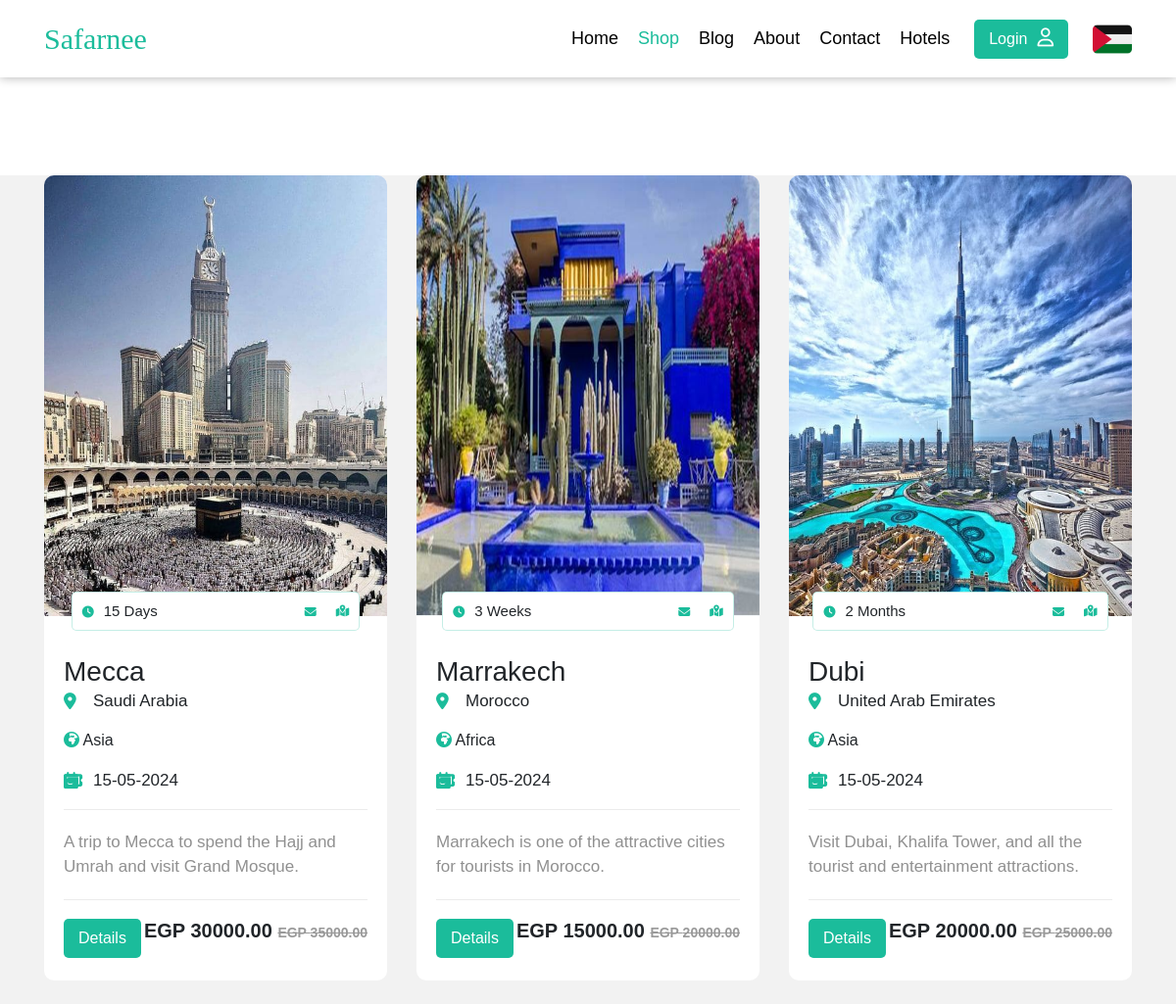
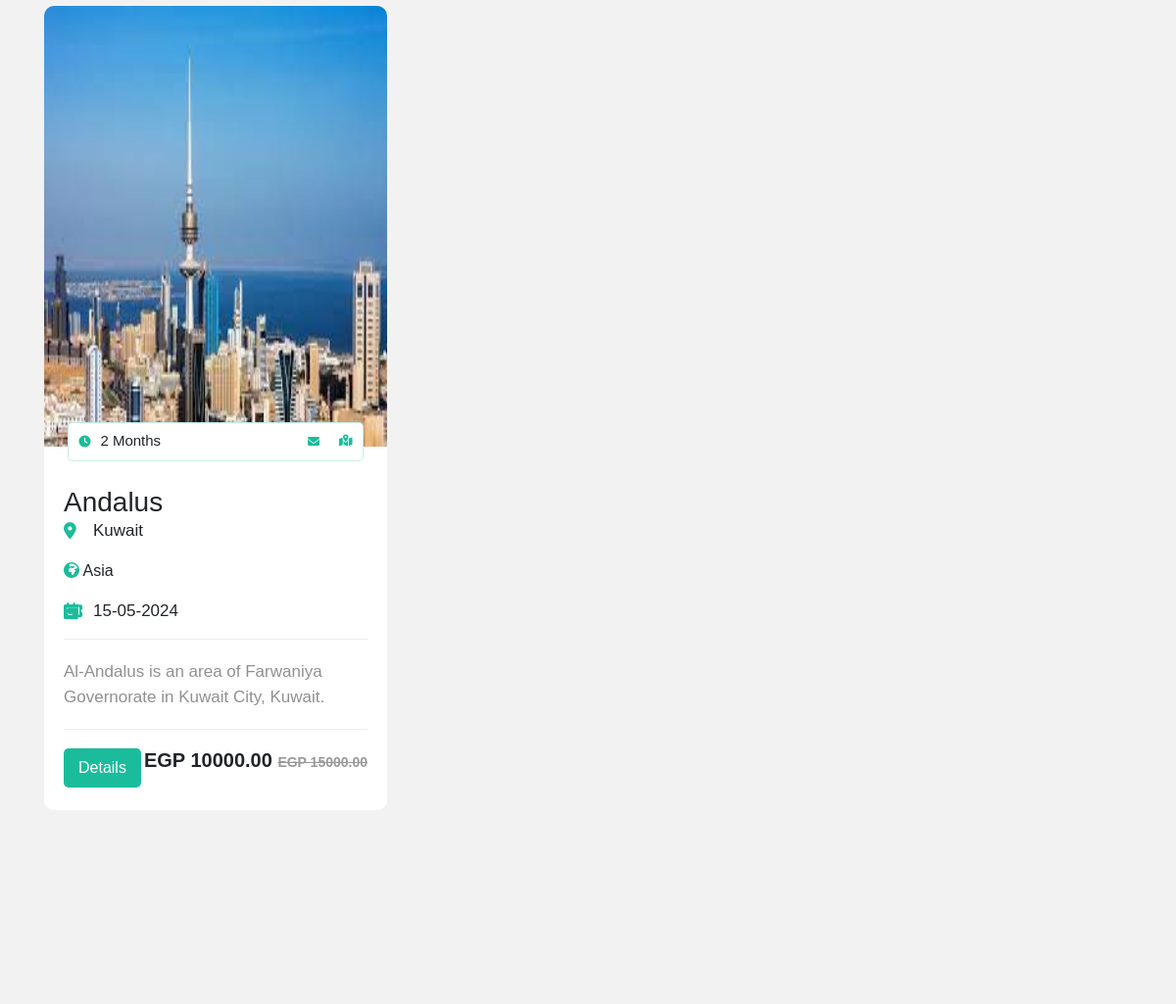
The page /shop/ (upper part) on the database as committed earlier (2 pictures, top to bottom).
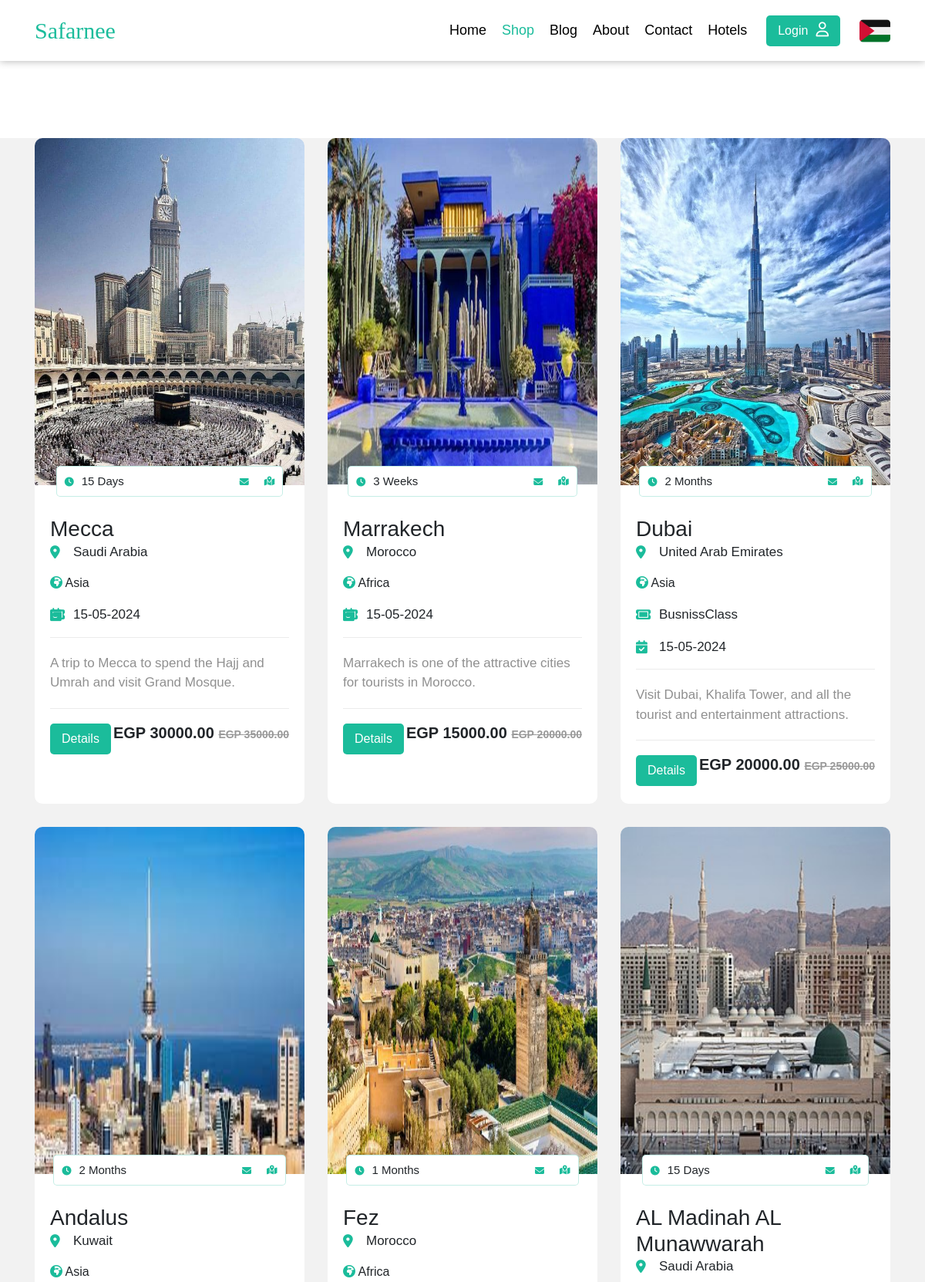
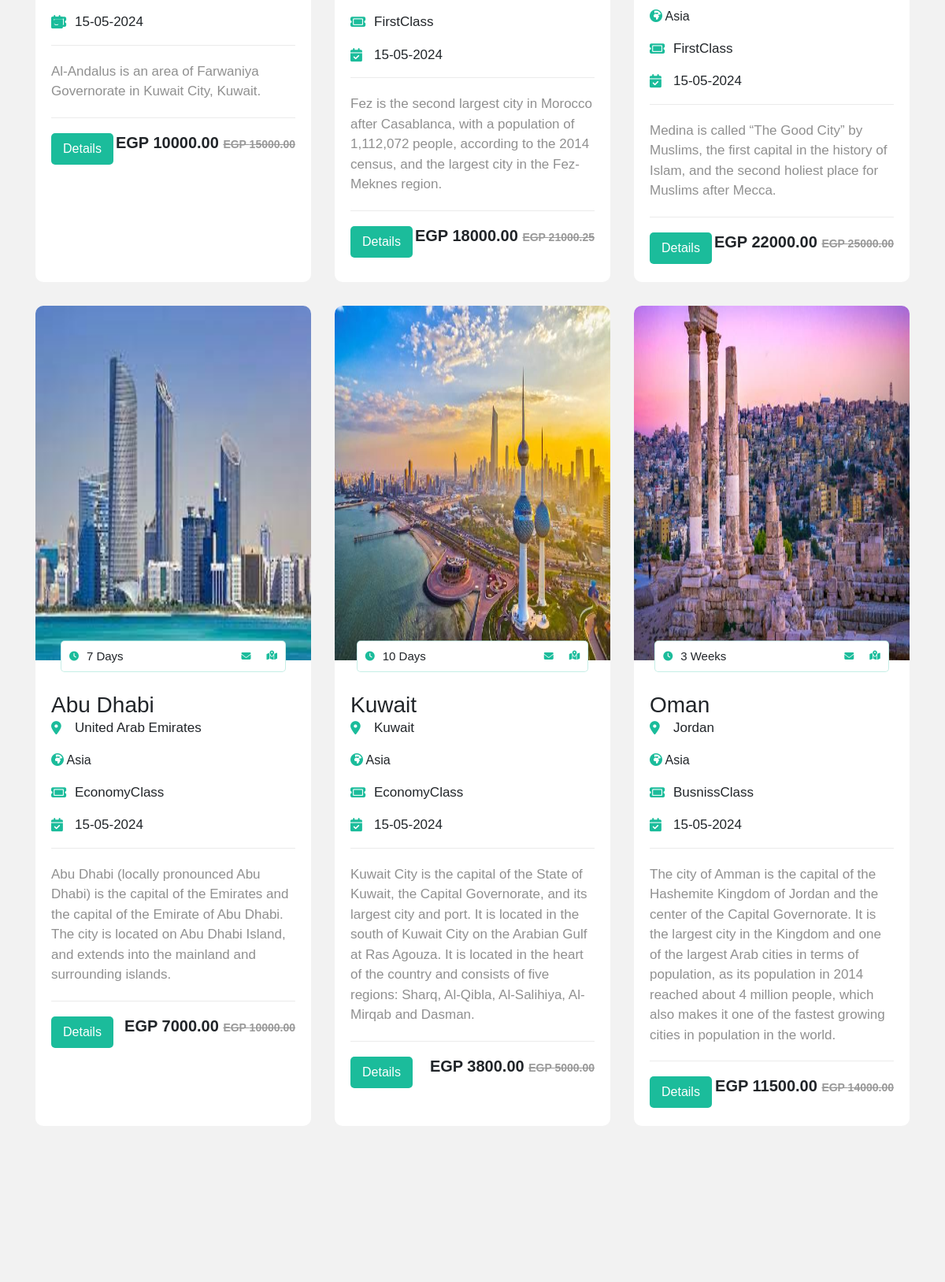
The same page on the database as committed later (2 pictures, top to bottom).
### home/models.py (models this page shows, shortened)
class Place(models.Model):
    city = models.CharField(max_length=30)
    continent = models.CharField(max_length=30,choices=continent)
    country = models.CharField(max_length=30)
    image = models.ImageField(upload_to=image_upload)
    description = models.TextField()
    price = models.DecimalField(max_digits=8, decimal_places=2)
    discount=models.DecimalField(max_digits=8, decimal_places=2)
    period=models.CharField(max_length=30,choices=period)
    duration=models.IntegerField(null=True,blank=True)
    source=models.CharField( max_length=50,choices=source)
    date=models.DateField(auto_now=False, auto_now_add=False)
    flight_class=models.CharField(max_length=50,choices=flight_class)
    slug=models.SlugField(blank=True,null=True)

### shop/views.py (the view)
# urls.py: path('shop', include('shop.urls')),
def shop(request):
    if request.method == 'POST':
        selected_country = request.POST.get('destination')
        if selected_country:
            places = Place.objects.filter(country=selected_country)
        else:
            places = Place.objects.all()
    else:
        places = Place.objects.all()
    context = {
        'places': places
    }
    return render(request, 'shop.html', context)

### shop/templates/shop.html (shortened to what this page needs)
{% extends 'base.html' %}
{% load static %}
{% block add %}
<link rel="stylesheet" href="{% static 'CSS/shop.css' %}">
{% endblock add %}
{% block content %}
<div class="travel" id="travel" >
  <div class="container" >
    <div class="box">
      {% for place in places %}
          <div class="package box-1">
            <a href="{% url 'detail' slug=place.slug %}">
            <div class="image">
              <img src="{{place.image.url}}" alt="" />
            </div>
          </a>
            <div class="time">
              <i class="fa-sharp fa-solid fa-clock fa-xs"></i>
              <span>{{place.duration}} {{place.period}}</span>
              <i
                class="fa-solid fa-envelope fa-xs"
                onClick="showFormRequest()"
              ></i>
              <a href="#" title="map"
                ><i class="fa-solid fa-map-location-dot fa-xs"></i
              ></a>
            </div>
            <div class="text">
              <h3>{{place.city}}</h3>
               <p class="location">{{place.country}}</p>
               <p><i class="fa-solid fa-earth-africa" style="color: var(--main-color)"></i> {{place.continent}}</p>
               <p class="ticket" title="Ticket">{{place.flight_class}}</p>
               <p class="calendar" title="Take-off time">{{place.date|date:"d-m-Y"}}</p>
              <p class="description">
                {{place.description}}
              </p>
              <div class="price">
                <a href="{% url 'detail' slug=place.slug %}">
                <button class="btn">Details</button>
              </a>
                <p>EGP {{place.price}} <span>EGP {{place.discount}}</span></p>
              </div>
            </div>
          </div>
          {% endfor %}
    </div>
  </div>
</div>
{% endblock content %}

### templates/base.html (shortened to what this page needs)
{% load static %}
{% load bootstrap4 %}
<!DOCTYPE html>
<html lang="en">
  <head>
    {% bootstrap_css %}
    <link rel="stylesheet" href="{% static '/CSS/normalize.css' %}" />
    <link href="{% static 'https://cdn.jsdelivr.net/npm/bootstrap-icons@1.7.2/font/bootstrap-icons.css"rel="stylesheet' %}"/>
    <link rel="stylesheet" href="{% static '/CSS/all.min.css' %}" />
    <link rel="stylesheet" href="{% static '/CSS/style.css' %}" />
    <link rel="stylesheet" href="{% static 'CSS/login.css' %}">
    {% block add %}{% endblock add %}
  </head>
  <body>
    <header id="header">
      <div class="container">
        <a href="{% url 'home' %}" class="logo" title="Safarnee">Safarnee</a>
        <nav>
          <ul class="main-nav">
            <li>
              <a href="{% url 'home' %}" class="{% if request.path == '/' %}active{% endif %}">Home</a>
            </li>
            <li>
              <a href="{% url 'shop' %}" class="{% if request.path == '/shop/' %}active{% endif %}">Shop</a>
            </li>
            <li>
              <a href="{% url 'blog' %}" class="{% if request.path == '/blog/' %}active{% endif %}">Blog</a>
            </li>
            <li>
              <a href="{% url 'about' %}" class="{% if request.path == '/about/' %}active{% endif %}">About</a>
            </li>
            <li>
              <a href="{% url 'contact' %}" class="{% if request.path == '/contact/' %}active{% endif %}">Contact</a>
            </li>
            <li>
              <a href="{% url 'search' %}" class="{% if request.path == '/search/' %}active{% endif %}">Hotels</a>
            </li>
          </ul>
        {% if request.user.is_authenticated %}
          <a href="{% url 'accounts:profile' %}">
            <button class="btn btn-login">
              Profile<i class="fa-regular fa-user"></i>
            </button>
          </a>
          <form action="{% url 'logout' %}" method="POST">
            {% csrf_token %}
            <button type="submit" class="btn btn-login">
              Logout <i class="fas fa-arrow-alt-circle-right"></i>
            </button>
          </form>
        {% else %}
          <a href="{% url 'login' %}">
            <button class="btn btn-login">
              Login<i class="fa-regular fa-user"></i>
            </button>
          </a>
        {% endif %}
          <img
            src="{% static 'images/palstineFlag.png' %}"
            alt="free palestine"
            title="#Free Palestine"
          />
        </nav>
      </div>
    </header>
{% block content %}
{% endblock content %}
  </body>
</html>

### shop/templates/shop.html (style rules this page uses)
.travel .box .package .time { position: relative; display: flex; align-items: center; margin: auto; height: 40px; width: max-content; background-color: #fff; border: #1bbc9c40 1px solid; bottom: 25px; border-radius: var(--br-5); }
.travel .box .package .time span { font-size: 15px; margin-right: 140px; }
.travel .box .package .time i { color : var(--main-color); padding: 0 10px; }
.travel .box .package .text { padding: 0 20px 20px; position: relative; }
.travel .box .package .text h3 { margin: 0; }
.travel .box .package .text .location, .travel .box .package .text .continent, .travel .box .package .text .ticket, .travel .box .package .text .calendar { padding-left: 30px; font-size: 17px; user-select: none; }
.travel .box .package .text .location::before, .travel .box .package .text .continent::before, .travel .box .package .text .ticket::before, .travel .box .package .text .calendar::before { left: 20px; }
.travel .box .package .text .description { border-top: 1px solid #ebebeb; border-bottom: 1px solid #ebebeb; padding: 20px 0; font-size: 17px; color: var(--clr909090); }
.travel .box .package .price { display: flex; align-items: center; justify-content: space-between; }
.travel .box .package .price p { font-weight: bold; font-size: 20px; }
.travel .box .package .price p span { text-decoration: line-through; font-size: 14px; color: #999; }

Rows that differ between the two databases and show on the page:
changed Place "Visit Dubai, Khalifa Tower, and all the tourist and entertainment attractions.": city "Dubi" → "Dubai"; flight_class (not shown) → "BusnissClass"
added Place: image (picture), duration "1", period "Months", city "Fez", country "Morocco", continent "Africa", flight_class "FirstClass", date "15-05-2024", description "Fez is the second largest city in Morocco after Casablanca, with a population of 1,112,072 people, according to the 2014 census, and the largest city in the Fez-Meknes region.", price "18000.00", discount "21000.25"
added Place: image (picture), duration "15", period "Days", city "AL Madinah AL Munawwarah", country "Saudi Arabia", continent "Asia", flight_class "FirstClass", date "15-05-2024", description "Medina is called “The Good City” by Muslims, the first capital in the history of Islam, and the second holiest place for Muslims after Mecca.", price "22000.00", discount "25000.00"
added Place: image (picture), duration "7", period "Days", city "Abu Dhabi", country "United Arab Emirates", continent "Asia", flight_class "EconomyClass", date "15-05-2024", description "Abu Dhabi (locally pronounced Abu Dhabi) is the capital of the Emirates and the capital of the Emirate of Abu Dhabi. The city is located on Abu Dhabi Island, and extends into the mainland and surrounding islands.", price "7000.00", discount "10000.00"
added Place: image (picture), duration "10", period "Days", city "Kuwait", country "Kuwait", continent "Asia", flight_class "EconomyClass", date "15-05-2024", description "Kuwait City is the capital of the State of Kuwait, the Capital Governorate, and its largest city and port. It is located in the south of Kuwait City on the Arabian Gulf at Ras Agouza. It is located in the heart of the country and consists of five regions: Sharq, Al-Qibla, Al-Salihiya, Al-Mirqab and Dasman.", price "3800.00", discount "5000.00"
added Place: image (picture), duration "3", period "Weeks", city "Oman", country "Jordan", continent "Asia", flight_class "BusnissClass", date "15-05-2024", description "The city of Amman is the capital of the Hashemite Kingdom of Jordan and the center of the Capital Governorate. It is the largest city in the Kingdom and one of the largest Arab cities in terms of population, as its population in 2014 reached about 4 million people, which also makes it one of the fastest growing cities in population in the world.", price "11500.00", discount "14000.00"
